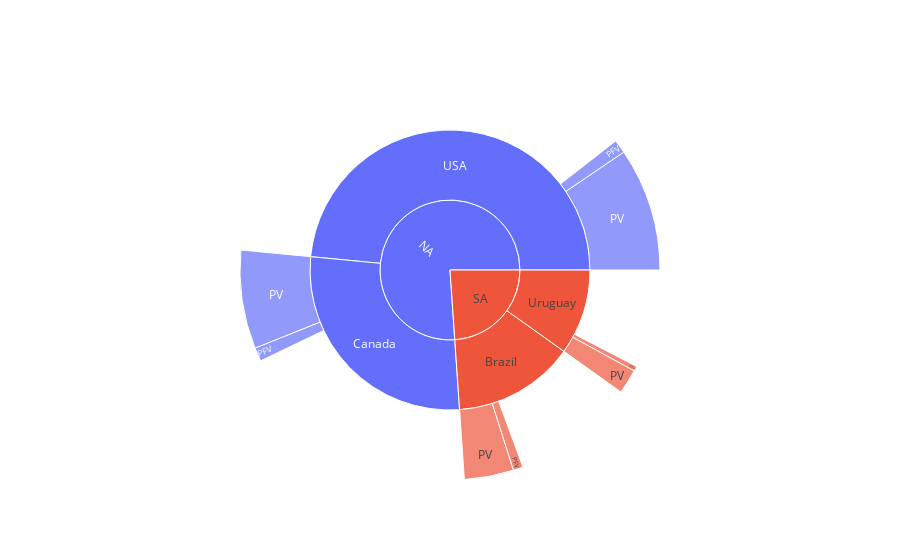

Notebook source saved alongside this figure:
### Code cell
import pandas as pd
import plotly.express as px


data = {
  'ids':['SA', 'NA', 'Brazil', 'Uruguay', 'USA', 'Canada', 'PFV Brazil', 'PV Brazil', 'PFV Uruguay', 'PV Uruguay', 'PFV USA', 'PV USA', 'PFV Canada', 'PV Canada'],
  'labels': ['SA', 'NA', 'Brazil', 'Uruguay', 'USA', 'Canada', 'PFV', 'PV', 'PFV', 'PV', 'PFV', 'PV', 'PFV', 'PV'],
  'parent': ['', '', 'SA', 'SA', 'NA', 'NA', 'Brazil', 'Brazil', 'Uruguay', 'Uruguay', 'USA', 'USA', 'Canada', 'Canada'],
  'value': [0, 0, 100, 80, 400, 200, 8, 40, 4, 20, 11, 100, 11, 80]
  }

fig =px.sunburst(data, names='labels', parents='parent',  values='value', ids='ids')
fig.show()

### Figure 1 — Plotly figure (JSON) as saved in the notebook; plotly's stock layout.template omitted (floating-point values rounded to 4 significant figures)
{"data": [{"domain": {"x": [0, 1], "y": [0, 1]}, "hovertemplate": "labels=%{label}<br>value=%{value}<br>parent=%{parent}<br>id=%{id}<extra></extra>", "ids": ["SA", "NA", "Brazil", "Uruguay", "USA", "Canada", "PFV Brazil", "PV Brazil", "PFV Uruguay", "PV Uruguay", "PFV USA", "PV USA", "PFV Canada", "PV Canada"], "labels": ["SA", "NA", "Brazil", "Uruguay", "USA", "Canada", "PFV", "PV", "PFV", "PV", "PFV", "PV", "PFV", "PV"], "name": "", "parents": ["", "", "SA", "SA", "NA", "NA", "Brazil", "Brazil", "Uruguay", "Uruguay", "USA", "USA", "Canada", "Canada"], "type": "sunburst", "values": [0, 0, 100, 80, 400, 200, 8, 40, 4, 20, 11, 100, 11, 80]}], "layout": {"legend": {"tracegroupgap": 0}, "margin": {"t": 60}}}
